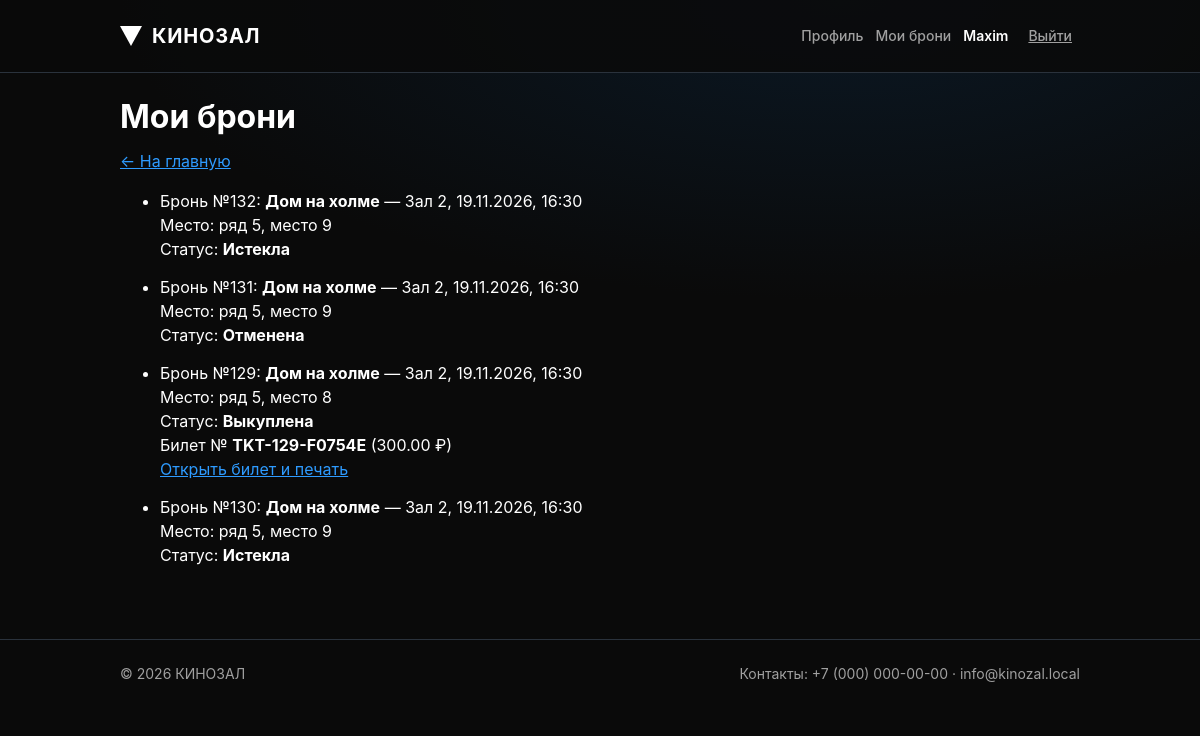
/bookings/ (signed in), run on the app's committed database.
### kino/models.py (models this page shows, shortened)
class Booking(models.Model):
    class Status(models.TextChoices):
        HELD = "held", "Удерживается"
        PAID = "paid", "Выкуплена"
        EXPIRED = "expired", "Истекла"
        CANCELLED = "cancelled", "Отменена"
    HOLD_MINUTES = 15
    ACTIVE_STATUSES = (Status.HELD, Status.PAID)
    user = models.ForeignKey(settings.AUTH_USER_MODEL, on_delete=models.PROTECT,
                             related_name="bookings", verbose_name="пользователь")
    session = models.ForeignKey(Session, on_delete=models.PROTECT, related_name="bookings", verbose_name="сеанс")
    seat = models.ForeignKey(Seat, on_delete=models.PROTECT, related_name="bookings", verbose_name="место")
    created_at = models.DateTimeField("создана", default=timezone.now, editable=False)
    expires_at = models.DateTimeField("удерживается до")
    status = models.CharField("статус", max_length=10, choices=Status.choices, default=Status.HELD)
    class Meta:
        verbose_name = "бронь"
        verbose_name_plural = "брони"
        ordering = ["-created_at"]
        constraints = [
            models.UniqueConstraint(fields=["session", "seat"],
                                    condition=Q(status__in=["held", "paid"]),
                                    name="uniq_active_booking_per_seat"),
            check_constraint(Q(expires_at__gt=F("created_at")), "booking_expires_after_created"),
        ]
        indexes = [models.Index(fields=["session", "status"], name="booking_session_status_idx")]
    @classmethod
    def expire_due(cls, now=None):
        now = now or timezone.now()
        return cls.objects.filter(
            status=cls.Status.HELD,
            expires_at__lte=now,
        ).update(status=cls.Status.EXPIRED)

class Session(models.Model):
    class Status(models.TextChoices):
        ACTIVE = "active", "Идёт по расписанию"
        CANCELLED = "cancelled", "Отменён"
    movie = models.ForeignKey(Movie, on_delete=models.PROTECT, related_name="sessions", verbose_name="фильм")
    hall = models.ForeignKey(Hall, on_delete=models.PROTECT, related_name="sessions", verbose_name="зал")
    starts_at = models.DateTimeField("начало", db_index=True)
    status = models.CharField("статус", max_length=10, choices=Status.choices, default=Status.ACTIVE)
    created_at = models.DateTimeField("создан", default=timezone.now, editable=False)
    class Meta:
        verbose_name = "сеанс"
        verbose_name_plural = "сеансы"
        ordering = ["starts_at"]
        indexes = [models.Index(fields=["hall", "starts_at"], name="session_hall_start_idx")]

class Movie(models.Model):
    AGE_CHOICES = [(0, "0+"), (6, "6+"), (12, "12+"), (16, "16+"), (18, "18+")]
    title = models.CharField("название", max_length=200)
    description = models.TextField("описание", blank=True)
    duration_min = models.PositiveSmallIntegerField(
        "длительность, мин", validators=[MinValueValidator(1), MaxValueValidator(600)])
    year = models.PositiveSmallIntegerField(
        "год выпуска", validators=[MinValueValidator(1900), MaxValueValidator(2100)])
    age_limit = models.PositiveSmallIntegerField("возрастное ограничение", choices=AGE_CHOICES, default=0)
    poster = models.ImageField("постер", upload_to="posters/", blank=True)
    backdrop = models.ImageField("фоновое изображение", upload_to="backdrops/", blank=True)
    is_active = models.BooleanField("показывать в афише", default=True)
    genres = models.ManyToManyField(Genre, related_name="movies", verbose_name="жанры", blank=True)
    created_at = models.DateTimeField("создан", default=timezone.now, editable=False)
    class Meta:
        verbose_name = "фильм"
        verbose_name_plural = "фильмы"
        ordering = ["title"]
        constraints = [
            check_constraint(Q(duration_min__gte=1, duration_min__lte=600), "movie_duration_range"),
            check_constraint(Q(age_limit__in=[0, 6, 12, 16, 18]), "movie_age_limit_values"),
        ]

class Hall(models.Model):
    name = models.CharField("название", max_length=50, unique=True)
    rows_count = models.PositiveSmallIntegerField(
        "число рядов", validators=[MinValueValidator(1), MaxValueValidator(30)])
    seats_per_row = models.PositiveSmallIntegerField(
        "мест в ряду", validators=[MinValueValidator(1), MaxValueValidator(40)])
    description = models.CharField("описание", max_length=200, blank=True)
    class Meta:
        verbose_name = "зал"
        verbose_name_plural = "залы"
        ordering = ["name"]
        constraints = [
            check_constraint(Q(rows_count__gte=1, rows_count__lte=30), "hall_rows_range"),
            check_constraint(Q(seats_per_row__gte=1, seats_per_row__lte=40), "hall_seats_range"),
        ]

class Seat(models.Model):
    hall = models.ForeignKey(Hall, on_delete=models.CASCADE, related_name="seats", verbose_name="зал")
    row = models.PositiveSmallIntegerField("ряд", validators=[MinValueValidator(1)])
    number = models.PositiveSmallIntegerField("номер места", validators=[MinValueValidator(1)])
    category = models.CharField("категория", max_length=10, choices=SeatCategory.choices,
                                default=SeatCategory.STANDARD)
    class Meta:
        verbose_name = "место"
        verbose_name_plural = "места"
        ordering = ["hall", "row", "number"]
        constraints = [
            models.UniqueConstraint(fields=["hall", "row", "number"], name="uniq_seat_position"),
            check_constraint(Q(row__gte=1, number__gte=1), "seat_positive_position"),
        ]

class Ticket(models.Model):
    class Channel(models.TextChoices):
        ONLINE = "online", "Онлайн"
        CASHBOX = "cashbox", "Касса"
    booking = models.OneToOneField(Booking, on_delete=models.PROTECT, related_name="ticket", verbose_name="бронь")
    number = models.CharField("номер билета", max_length=20, unique=True)
    price = models.DecimalField("цена, руб.", max_digits=8, decimal_places=2, validators=[MinValueValidator(0)])
    issued_at = models.DateTimeField("выкуплен", default=timezone.now, editable=False)
    channel = models.CharField("канал", max_length=10, choices=Channel.choices, default=Channel.ONLINE)
    issued_by = models.ForeignKey(settings.AUTH_USER_MODEL, on_delete=models.SET_NULL, null=True, blank=True,
                                  related_name="issued_tickets", verbose_name="оформил (кассир)")
    class Meta:
        verbose_name = "билет"
        verbose_name_plural = "билеты"
        ordering = ["-issued_at"]
        constraints = [check_constraint(Q(price__gte=0), "ticket_price_not_negative")]

### kino/views.py (the view)
# urls.py: path("bookings/", views.my_bookings, name="my_bookings"),
@login_required
def my_bookings(request):
    server_now = timezone.now()
    Booking.expire_due(server_now)
    bookings = (
        Booking.objects.filter(user=request.user)
        .select_related("session__movie", "session__hall", "seat", "ticket")
        .order_by("-created_at")
    )
    return render(
        request,
        "my_bookings.html",
        {"bookings": bookings, "server_now": server_now},
    )

### kino/templates/my_bookings.html (shortened to what this page needs)
{% extends 'base.html' %}
{% block content %}
    <h1>Мои брони</h1>
    <p><a href="{% url 'index' %}">← На главную</a></p>
    {% if bookings %}
        <ul>
            {% for booking in bookings %}
                <li data-booking-row style="margin-bottom: 14px;">
                    Бронь №{{ booking.pk }}:
                    <strong>{{ booking.session.movie.title }}</strong> —
                    {{ booking.session.hall.name }},
                    <time datetime="{{ booking.session.starts_at|date:'c' }}" data-local-datetime>
                    </time><br>
                    Место: ряд {{ booking.seat.row }}, место {{ booking.seat.number }}<br>
                    Статус: <strong data-booking-status>{{ booking.get_status_display }}</strong>
                    {% if booking.ticket %}
                        <br>Билет № <strong>{{ booking.ticket.number }}</strong> ({{ booking.ticket.price }} ₽)
                        <br><a href="{% url 'ticket_detail' booking.ticket.pk %}">Открыть билет и печать</a>
                    {% endif %}
                </li>
            {% endfor %}
        </ul>
    {% else %}
        <p>У вас пока нет броней.</p>
    {% endif %}
{% endblock %}

### kino/templates/base.html (shortened to what this page needs)
{% load static %}<!DOCTYPE html>
<html lang="ru">
<head>
  <link rel="stylesheet" href="{% static 'css/style.css' %}">
</head>
<body class="{% block body_class %}{% endblock %}">
<header class="header" id="site-header">
  <div class="container">
    <a class="logo" href="{% url 'index' %}">
      <svg viewBox="0 0 22 20" aria-hidden="true"><polygon points="0,0 22,0 11,20" fill="#fff"/></svg>КИНОЗАЛ
    </a>
    <div class="user">
      {% if user.is_authenticated %}
      <a href="{% url 'profile' %}">Профиль</a>
      <a href="{% url 'my_bookings' %}">Мои брони</a>
      <b>{{ user.get_username }}</b>
      <form class="inline" method="post" action="{% url 'logout' %}">{% csrf_token %}<button class="linkbtn" type="submit">Выйти</button></form>
      {% else %}
      <a class="btn btn-primary btn-sm" href="{% url 'login' %}">Войти</a>
      {% endif %}
    </div>
  </div>
</header>
<main class="{% block main_class %}{% endblock %}">
  <div class="{% block main_container_class %}container{% endblock %}">
    {% block content %}{% endblock %}
  </div>
</main>
<footer class="footer">
  <div class="container">
    <span>© 2026 КИНОЗАЛ</span>
    <span>Контакты: +7 (000) 000-00-00 · info@kinozal.local</span>
  </div>
</footer>
</body>
</html>

### kino/static/css/style.css (style rules this page uses)
:root { --bg:#0A0A0A; --bg2:#0B0F14; --surface:#11161C; --surface2:#1A1F26; --border:#2A323C; --border-strong:#6B7280; --text:#FFFFFF; --muted:#A0A0A0; --primary:#2E9BFF; --primary-fill:#1570D0; --primary-hover:#1861B5; --primary-active:#134F94; --success:#00C853; --warning:#F7B500; --error:#FF3B30; --success-bg:rgba(0,200,83,.14); --warning-bg:rgba(247,181,0,.14); --error-bg:rgba(255,59,48,.14); --info-bg:rgba(46,155,255,.14); --seat:40px; }
* { box-sizing:border-box }
body { margin:0;font-family:Inter,"Segoe UI",Arial,sans-serif;font-size:16px;line-height:24px;color:var(--text);background:radial-gradient(1200px 500px at 70% 0%,#0B1824 0%,var(--bg) 60%) no-repeat,var(--bg) }
h1 { font-size:28px;line-height:36px;font-weight:700;margin:0 0 12px }
@media (min-width:768px) { h1 { font-size:32px;line-height:40px } }
p { margin:0 0 12px }
a { color:var(--primary) }
.container { width:100%;margin:0 auto;padding:0 16px }
@media (min-width:768px) { .container { max-width:720px;padding:0 } }
@media (min-width:1024px) { .container { max-width:960px } }
main { padding:24px 0 56px;min-height:560px }
.header { background:rgba(10,10,10,.85);border-bottom:1px solid var(--border) }
.header .container { display:flex;align-items:center;gap:8px;min-height:72px }
.logo { display:flex;align-items:center;gap:10px;font-weight:700;font-size:20px;letter-spacing:.04em;color:var(--text);text-decoration:none;margin-right:auto }
.logo svg { width:22px;height:20px }
.user { display:none;align-items:center;gap:12px;font-size:14px;color:var(--muted) }
.user b { color:var(--text);font-weight:600 }
.user a { color:var(--muted);font-weight:500;text-decoration:none }
@media (min-width:768px) { .user { display:flex } }
.footer { border-top:1px solid var(--border);color:var(--muted);padding:24px 0;font-size:14px;line-height:20px }
.footer .container { display:flex;flex-wrap:wrap;gap:8px 32px;justify-content:space-between }
.header { position:relative }
.header .container { position:relative }
.inline { display:inline;margin:0 }
.linkbtn { background:none;border:none;color:var(--muted);font:500 14px/20px Inter,"Segoe UI",Arial,sans-serif;cursor:pointer;min-height:44px;padding:0 8px;text-decoration:underline }

### data on the page
Booking: pk "132", session.movie "Дом на холме", session.hall.name "Зал 2", seat.row "5", seat.number "9", status "Истекла"
Booking: pk "131", session.movie "Дом на холме", session.hall.name "Зал 2", seat.row "5", seat.number "9", status "Отменена"
Booking: pk "129", session.movie "Дом на холме", session.hall.name "Зал 2", seat.row "5", seat.number "8", status "Выкуплена", ticket.number "TKT-129-F0754E", ticket.price "300.00"
Booking: pk "130", session.movie "Дом на холме", session.hall.name "Зал 2", seat.row "5", seat.number "9", status "Истекла"

### other printed values
{{ user.get_username }} "Maxim"
